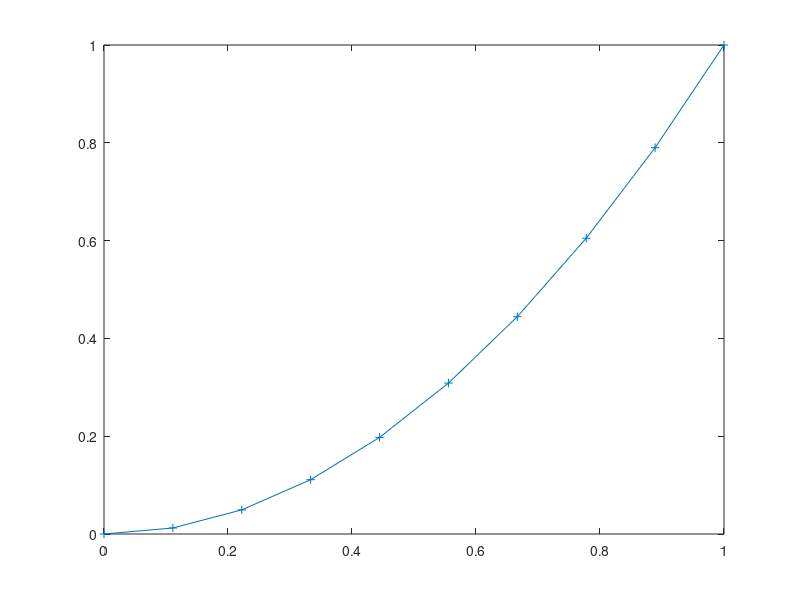

Write the MATLAB code that produced this figure.
function ENIAfirstLectureLearnMatlab()
nSteps = 10;
t = createTimeStepping(nSteps);
theta = t.*t;
plot(t,theta,'-+');
end

function t = createTimeStepping(nSteps)
t = linspace(0,1,nSteps);
end
